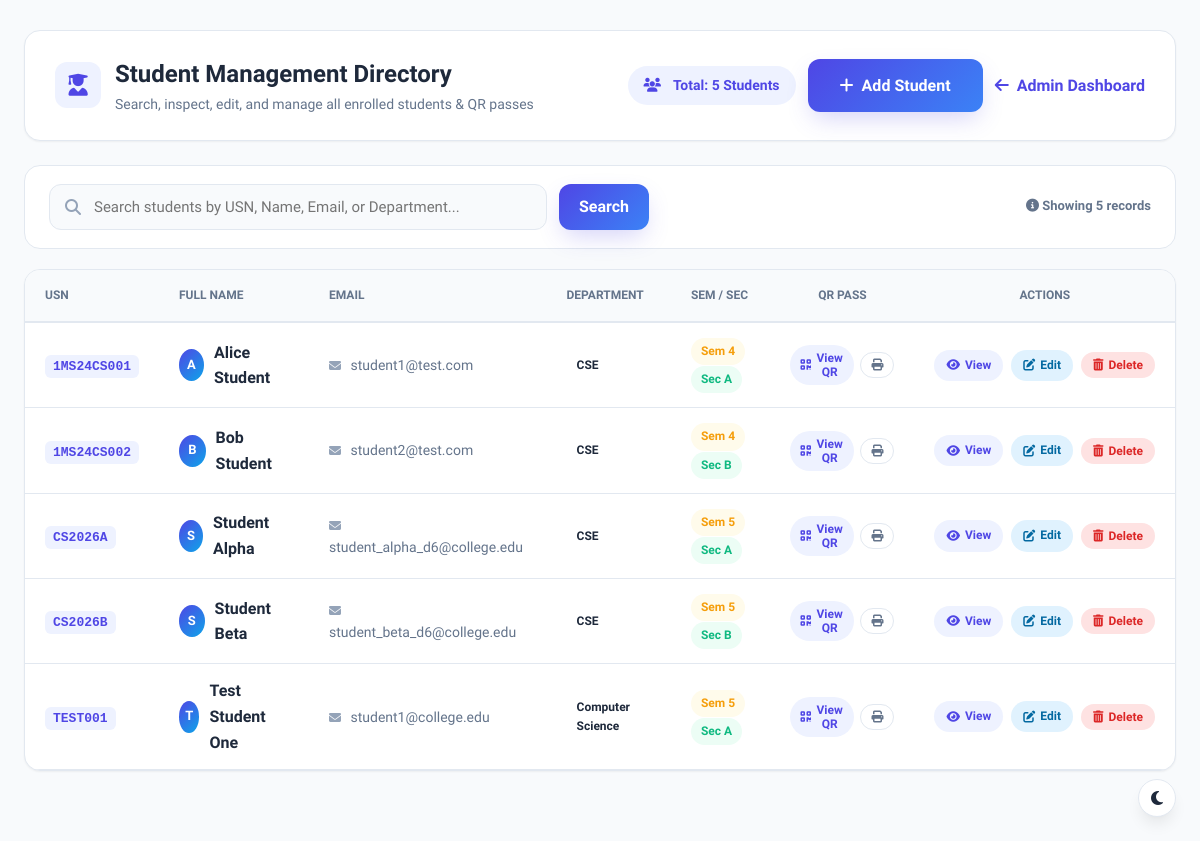
Page /view_students (signed in) on the committed database.
### tables this page shows
CREATE TABLE students(
        id INTEGER PRIMARY KEY AUTOINCREMENT,
        usn TEXT UNIQUE NOT NULL,
        fullname TEXT NOT NULL,
        email TEXT UNIQUE NOT NULL,
        department TEXT NOT NULL,
        semester INTEGER NOT NULL,
        section TEXT NOT NULL,
        qr_path TEXT
    );

### app.py (the view)
@app.route("/view_students")
@role_required("admin")
def view_students():
    search_query = request.args.get("search", "").strip()
    success = request.args.get("success")
    error = request.args.get("error")
    conn = get_db_connection()
    cursor = conn.cursor()
    if search_query:
        term = f"%{search_query}%"
        cursor.execute("""
            SELECT usn, fullname, email, department, semester, section, qr_path
            FROM students
            WHERE usn LIKE ? OR fullname LIKE ? OR email LIKE ? OR department LIKE ?
            ORDER BY usn ASC
        """, (term, term, term, term))
    else:
        cursor.execute("""
            SELECT usn, fullname, email, department, semester, section, qr_path
            FROM students
            ORDER BY usn ASC
        """)
    students = cursor.fetchall()
    conn.close()
    return render_template(
        "view_students.html",
        students=students,
        search_query=search_query,
        success=success,
        error=error
    )

### app.py (called while the page is built, shortened)
def role_required(*allowed_roles):
    def decorator(f):
        @wraps(f)
        def decorated_function(*args, **kwargs):
            if "user_id" not in session or "role" not in session:
                return redirect(url_for("login"))
            user_role = session.get("role")
            return f(*args, **kwargs)
        return decorated_function
    return decorator

### database.py (called while the page is built)
def get_db_connection():
    conn = sqlite3.connect("database.db")
    conn.execute("PRAGMA foreign_keys = ON;")
    conn.row_factory = sqlite3.Row
    return conn

### templates/view_students.html (shortened to what this page needs)
<!DOCTYPE html>
<html lang="en">
<head>
    <link rel="stylesheet" href="{{ url_for('static', filename='css/dashboard.css') }}">
    <link rel="stylesheet" href="{{ url_for('static', filename='css/style.css') }}">
    <link rel="stylesheet" href="https://cdnjs.cloudflare.com/ajax/libs/font-awesome/6.5.2/css/all.min.css">
</head>
<body style="background: var(--bg-main);">
    <div style="max-width: 1280px; margin: 30px auto; padding: 0 24px;">
        <div style="display: flex; justify-content: space-between; align-items: center; flex-wrap: wrap; gap: 20px; background: var(--card-bg); padding: 24px 30px; border-radius: var(--radius-lg); box-shadow: var(--shadow-sm); border: 1px solid var(--border); margin-bottom: 24px;">
            <div>
                <div style="display: flex; align-items: center; gap: 14px;">
                    <div style="width: 46px; height: 46px; border-radius: var(--radius-md); background: #eef2ff; color: #4f46e5; display: flex; align-items: center; justify-content: center; font-size: 22px;">
                        <i class="fas fa-user-graduate"></i>
                    </div>
                    <div>
                        <h1 style="font-size: 24px; font-weight: 800; color: var(--text-main); margin: 0;">Student Management Directory</h1>
                        <p style="color: var(--text-muted); font-size: 14px; margin: 0;">Search, inspect, edit, and manage all enrolled students & QR passes</p>
                    </div>
                </div>
            </div>
            <div style="display: flex; align-items: center; gap: 12px;">
                <span class="badge badge-primary" style="font-size: 14px; padding: 8px 16px;">
                    <i class="fas fa-users" style="margin-right: 6px;"></i> Total: {{ students|length }} Students
                </span>
                <a href="{{ url_for('add_student') }}" class="btn btn-primary" style="display: inline-flex; align-items: center; gap: 8px; font-weight: 600;">
                    <i class="fas fa-plus"></i> Add Student
                </a>
                <a href="{{ url_for('admin') }}" class="btn btn-outline" style="display: inline-flex; align-items: center; gap: 8px; font-weight: 600;">
                    <i class="fas fa-arrow-left"></i> Admin Dashboard
                </a>
            </div>
        </div>
        <div style="background: var(--card-bg); padding: 18px 24px; border-radius: var(--radius-lg); border: 1px solid var(--border); margin-bottom: 20px; display: flex; justify-content: space-between; align-items: center; flex-wrap: wrap; gap: 16px;">
            <form action="{{ url_for('view_students') }}" method="GET" style="display: flex; gap: 12px; flex: 1; max-width: 600px;">
                <div class="input-wrapper" style="flex: 1;">
                    <input
                        type="text"
                        id="studentSearchInput"
                        name="search"
                        value="{{ search_query or '' }}"
                        class="form-control"
                        placeholder="Search students by USN, Name, Email, or Department..."
                        style="width: 100%;">
                </div>
                <button type="submit" class="btn btn-primary" style="padding: 0 20px;">
                    Search
                </button>
            </form>
            <span style="font-size: 13px; color: var(--text-muted); font-weight: 600;">
                <i class="fas fa-info-circle"></i> Showing <strong>{{ students|length }}</strong> records
            </span>
        </div>
        <div class="table-card" style="background: var(--card-bg); border-radius: var(--radius-lg); border: 1px solid var(--border); overflow: hidden; box-shadow: var(--shadow-sm);">
            {% if students %}
            <div style="overflow-x: auto;">
                <table class="data-table" id="studentsTable" style="width: 100%; border-collapse: collapse;">
                    <thead>
                        <tr style="background: var(--bg-main); border-bottom: 2px solid var(--border);">
                            <th style="padding: 16px 20px; text-align: left; font-size: 12px; font-weight: 700; color: var(--text-muted); text-transform: uppercase;">USN</th>
                            <th style="padding: 16px 20px; text-align: left; font-size: 12px; font-weight: 700; color: var(--text-muted); text-transform: uppercase;">Full Name</th>
                            <th style="padding: 16px 20px; text-align: left; font-size: 12px; font-weight: 700; color: var(--text-muted); text-transform: uppercase;">Email</th>
                            <th style="padding: 16px 20px; text-align: left; font-size: 12px; font-weight: 700; color: var(--text-muted); text-transform: uppercase;">Department</th>
                            <th style="padding: 16px 20px; text-align: left; font-size: 12px; font-weight: 700; color: var(--text-muted); text-transform: uppercase;">Sem / Sec</th>
                            <th style="padding: 16px 20px; text-align: center; font-size: 12px; font-weight: 700; color: var(--text-muted); text-transform: uppercase;">QR Pass</th>
                            <th style="padding: 16px 20px; text-align: center; font-size: 12px; font-weight: 700; color: var(--text-muted); text-transform: uppercase;">Actions</th>
                        </tr>
                    </thead>
                    <tbody>
                        {% for student in students %}
                        <tr class="student-row" style="border-bottom: 1px solid var(--border); transition: var(--transition);">
                            <td style="padding: 14px 20px;">
                                <span style="font-weight: 700; font-family: monospace; color: var(--primary); background: #eef2ff; padding: 4px 8px; border-radius: 6px; font-size: 13px;">
                                    {{ student[0] }}
                                </span>
                            </td>
                            <td style="padding: 14px 20px;">
                                <div style="display: flex; align-items: center; gap: 10px;">
                                    <div style="width: 32px; height: 32px; border-radius: 50%; background: linear-gradient(135deg, #4f46e5, #0ea5e9); color: white; display: flex; align-items: center; justify-content: center; font-size: 13px; font-weight: 700;">
                                        {{ student[1][0]|upper }}
                                    </div>
                                    <span style="font-weight: 600; color: var(--text-main);">{{ student[1] }}</span>
                                </div>
                            </td>
                            <td style="padding: 14px 20px; color: var(--text-muted); font-size: 14px;">
                                <i class="fas fa-envelope" style="font-size: 12px; margin-right: 6px; color: var(--text-light);"></i>
                                {{ student[2] }}
                            </td>
                            <td style="padding: 14px 20px;">
                                <span class="badge badge-info">{{ student[3] }}</span>
                            </td>
                            <td style="padding: 14px 20px;">
                                <span class="badge badge-warning" style="margin-right: 4px;">Sem {{ student[4] }}</span>
                                <span class="badge badge-success">Sec {{ student[5] }}</span>
                            </td>
                            <td style="padding: 14px 20px; text-align: center;">
                                <div style="display: inline-flex; align-items: center; gap: 6px;">
                                    <button
                                        type="button"
                                        class="badge badge-primary"
                                        style="border: none; cursor: pointer; padding: 6px 10px; font-size: 12px; display: inline-flex; align-items: center; gap: 4px;"
                                        onclick="openQuickQRModal('{{ student[0] }}', '{{ student[1] }}', '{{ student[6] or '' }}')"
                                        title="Quick QR Preview">
                                        <i class="fas fa-qrcode"></i> View QR
                                    </button>
                                    <a href="{{ url_for('admin_student_qr', usn=student[0]) }}" class="badge badge-outline" style="text-decoration: none; padding: 6px 10px; font-size: 12px; display: inline-flex; align-items: center; gap: 4px; border: 1px solid var(--border); color: var(--text-muted);" title="Print Full ID Card">
                                        <i class="fas fa-print"></i>
                                    </a>
                                </div>
                            </td>
                            <td style="padding: 14px 20px; text-align: center;">
                                <div style="display: inline-flex; align-items: center; gap: 8px;">
                                    <a href="{{ url_for('view_student', usn=student[0]) }}" class="badge badge-primary" style="text-decoration: none; padding: 6px 12px; font-size: 12px; display: inline-flex; align-items: center; gap: 5px;" title="View Student Profile">
                                        <i class="fas fa-eye"></i> View
                                    </a>
                                    <a href="{{ url_for('edit_student', usn=student[0]) }}" class="badge badge-info" style="text-decoration: none; padding: 6px 12px; font-size: 12px; display: inline-flex; align-items: center; gap: 5px; background: #e0f2fe; color: #0369a1;" title="Edit Student">
                                        <i class="fas fa-edit"></i> Edit
                                    </a>
                                    <button
                                        type="button"
                                        class="badge badge-danger"
                                        style="border: none; cursor: pointer; padding: 6px 12px; font-size: 12px; display: inline-flex; align-items: center; gap: 5px; background: #fee2e2; color: #dc2626;"
                                        onclick="confirmDeleteStudent('{{ student[0] }}', '{{ student[1] }}')"
                                        title="Delete Student">
                                        <i class="fas fa-trash-alt"></i> Delete
                                    </button>
                                </div>
                            </td>
                        </tr>
                        {% endfor %}
                    </tbody>
                </table>
            </div>
            {% endif %}
        </div>
    </div>
</body>
</html>

### static/css/dashboard.css (style rules this page uses)
:root { --primary: #4f46e5; --primary-hover: #4338ca; --primary-light: #eef2ff; --primary-glow: rgba(79, 70, 229, 0.25); --secondary: #0ea5e9; --secondary-light: #f0f9ff; --accent: #10b981; --accent-light: #ecfdf5; --warning: #f59e0b; --warning-light: #fffbeb; --danger: #ef4444; --danger-light: #fef2f2; --dark-sidebar: #0f172a; --dark-sidebar-hover: #1e293b; --bg-main: #f8fafc; --card-bg: #ffffff; --border: #e2e8f0; --text-main: #1e293b; --text-muted: #64748b; --radius-sm: 8px; --radius-md: 12px; --radius-lg: 16px; --radius-xl: 20px; --radius-full: 9999px; --shadow-sm: 0 1px 2px 0 rgba(0, 0, 0, 0.05); --shadow-md: 0 4px 6px -1px rgba(0, 0, 0, 0.07); --shadow-lg: 0 10px 15px -3px rgba(0, 0, 0, 0.08); --shadow-xl: 0 20px 25px -5px rgba(0, 0, 0, 0.08); --transition: all 0.25s cubic-bezier(0.4, 0, 0.2, 1); }
* { margin: 0; padding: 0; box-sizing: border-box; font-family: 'Plus Jakarta Sans', 'Poppins', sans-serif; }
body { display: flex; background-color: var(--bg-main); color: var(--text-main); min-height: 100vh; overflow-x: hidden; }

### static/css/style.css (style rules this page uses)
:root { --primary: #4f46e5; --primary-hover: #4338ca; --primary-light: #eef2ff; --primary-glow: rgba(79, 70, 229, 0.25); --secondary: #0ea5e9; --secondary-hover: #0284c7; --secondary-light: #f0f9ff; --accent: #10b981; --accent-light: #ecfdf5; --warning: #f59e0b; --warning-light: #fffbeb; --danger: #ef4444; --danger-light: #fef2f2; --dark: #0f172a; --dark-muted: #334155; --text-main: #1e293b; --text-muted: #64748b; --text-light: #94a3b8; --bg-main: #f8fafc; --bg-subtle: #f1f5f9; --card-bg: #ffffff; --glass-bg: rgba(255, 255, 255, 0.85); --border: #e2e8f0; --border-subtle: #f1f5f9; --border-focus: #818cf8; --shadow-sm: 0 1px 2px 0 rgba(0, 0, 0, 0.05); --shadow-md: 0 4px 6px -1px rgba(0, 0, 0, 0.07), 0 2px 4px -2px rgba(0, 0, 0, 0.05); --shadow-lg: 0 10px 15px -3px rgba(0, 0, 0, 0.08), 0 4px 6px -4px rgba(0, 0, 0, 0.04); --shadow-xl: 0 20px 25px -5px rgba(0, 0, 0, 0.08), 0 8px 10px -6px rgba(0, 0, 0, 0.04); --shadow-glow: 0 0 20px rgba(79, 70, 229, 0.35); --radius-sm: 8px; --radius-md: 12px; --radius-lg: 16px; --radius-xl: 24px; --radius-full: 9999px; --transition: all 0.25s cubic-bezier(0.4, 0, 0.2, 1); }
* { margin: 0; padding: 0; box-sizing: border-box; font-family: 'Plus Jakarta Sans', 'Poppins', -apple-system, BlinkMacSystemFont, sans-serif; }
html { scroll-behavior: smooth; }
body { background-color: var(--bg-main); color: var(--text-main); min-height: 100vh; display: flex; flex-direction: column; overflow-x: hidden; line-height: 1.6; }
a { color: var(--primary); text-decoration: none; transition: var(--transition); }
.btn-primary { background: linear-gradient(135deg, #4f46e5, #3b82f6); color: #fff; padding: 14px 32px; border-radius: var(--radius-md); font-size: 16px; font-weight: 600; display: inline-flex; align-items: center; gap: 10px; box-shadow: 0 10px 25px -5px var(--primary-glow); border: none; cursor: pointer; transition: var(--transition); }
.input-wrapper { position: relative; display: flex; align-items: center; }
.form-control { width: 100%; padding: 13px 16px 13px 44px; background: var(--bg-main); border: 1px solid var(--border); border-radius: var(--radius-md); font-size: 15px; color: var(--text-main); transition: var(--transition); outline: none; }
.table-card { background: #ffffff; border: 1px solid var(--border); border-radius: var(--radius-xl); box-shadow: var(--shadow-lg); overflow: hidden; margin-bottom: 40px; }
.badge { display: inline-flex; align-items: center; gap: 6px; padding: 4px 10px; border-radius: var(--radius-full); font-size: 12px; font-weight: 600; }
.badge-primary { background: var(--primary-light); color: var(--primary); }
.badge-success { background: var(--accent-light); color: var(--accent); }
.badge-warning { background: var(--warning-light); color: var(--warning); }

### rows in the picture
students: usn "1MS24CS001", fullname "A", fullname "Alice Student", email "student1@test.com", department "CSE", semester "4", section "A"
students: usn "1MS24CS002", fullname "B", fullname "Bob Student", email "student2@test.com", department "CSE", semester "4", section "B"
students: usn "CS2026A", fullname "S", fullname "Student Alpha", email "student_alpha_d6@college.edu", department "CSE", semester "5", section "A"
students: usn "CS2026B", fullname "S", fullname "Student Beta", email "student_beta_d6@college.edu", department "CSE", semester "5", section "B"
students: usn "TEST001", fullname "T", fullname "Test Student One", email "student1@college.edu", department "Computer Science", semester "5", section "A"

### other values in the picture
{{ students|length }} "5"
